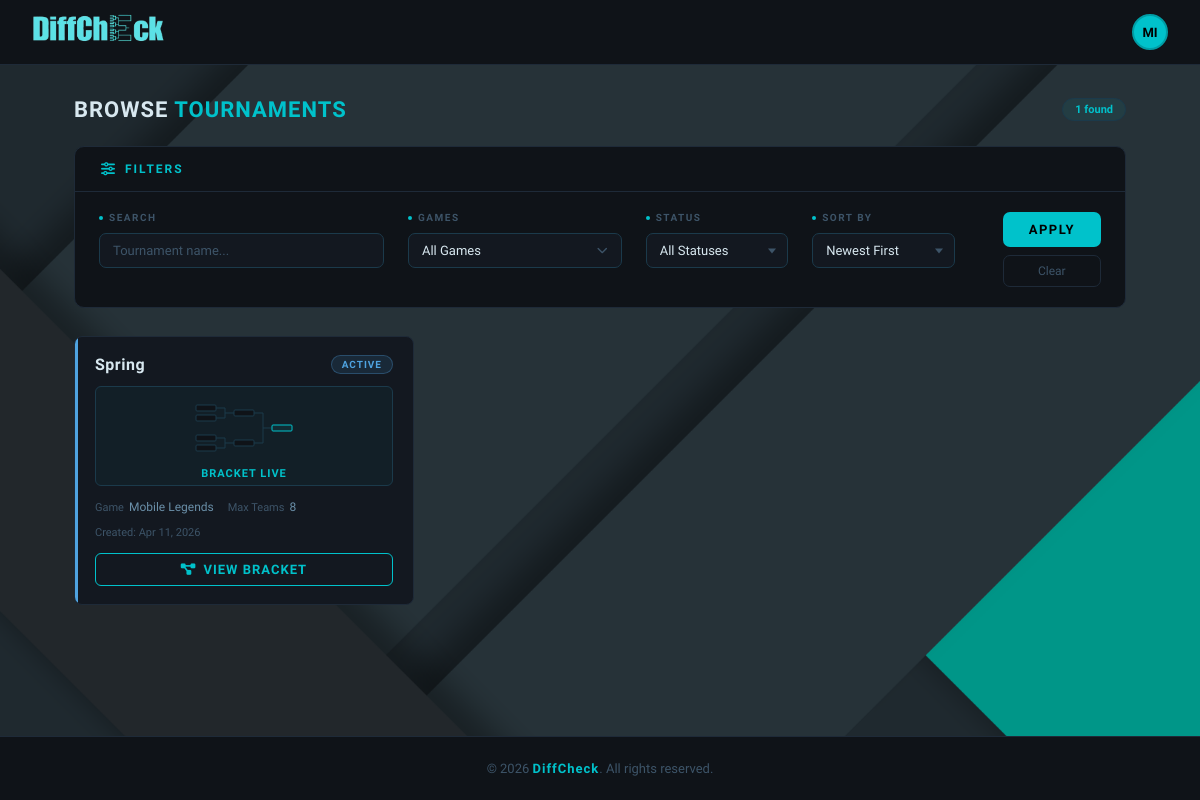
Page /tournaments.php (signed in) on the committed database.
### tables this page shows
CREATE TABLE `tournaments` (
  `id` int(11) NOT NULL,
  `organizer_id` int(11) NOT NULL,
  `name` varchar(100) NOT NULL,
  `game` enum('Mobile Legends','Wild Rift','Honor of Kings','Valorant') NOT NULL,
  `max_teams` int(11) NOT NULL CHECK (`max_teams` <= 16),
  `created_at` timestamp NOT NULL DEFAULT current_timestamp(),
  `is_deleted` tinyint(1) DEFAULT 0,
  `status` enum('pending','active','completed') DEFAULT 'pending',
  `description` varchar(300) DEFAULT ''
);

### tournaments.php (the view, shortened to what this page needs)
<?php
include('db.php');
$where_clauses = ["is_deleted=0"];
$order_by = "DESC";
$sql = "SELECT * FROM tournaments WHERE " . implode(' AND ', $where_clauses) . " ORDER BY created_at $order_by";
$result = mysqli_query($conn, $sql);
?>
<!DOCTYPE html>
<html lang="en">
<head>
    <link rel="stylesheet" href="https://cdnjs.cloudflare.com/ajax/libs/font-awesome/6.5.0/css/all.min.css">
</head>
<body>
<header class="topbar">
<div class="topbar-left">
    <a href="
        <?php
        $r = strtolower($_SESSION['role'] ?? '');
        if ($r === 'admin') echo 'admin_dashboard.php';
        elseif ($r === 'manager') echo 'manager_dashboard.php';
        elseif ($r === 'organizer') echo 'organizer_dashboard.php';
        else echo 'index.php';
        ?>
    ">
        <img src="pic/DiffcheckLogoNoBG.png" alt="DiffCheck Logo" class="logo-image">
    </a>
</div>
    <div class="topbar-right">
        <?php if (isset($_SESSION['first_name'])): ?>
        <div class="user-menu" id="userMenu">
            <div class="user-avatar" id="avatarBtn">
                <?php echo strtoupper(substr($_SESSION['first_name'], 0, 2)); ?>
            </div>
        </div>
        <?php endif; ?>
    </div>
</header>
<div class="page">
    <div class="page-heading">
        <h1>Browse <span>Tournaments</span></h1>
        <div class="count-badge"><?php echo mysqli_num_rows($result); ?> found</div>
    </div>
    <div class="filter-panel">
        <div class="filter-header">
            <span class="filter-header-icon"><i class="fa-solid fa-sliders"></i></span>
            <span class="filter-header-text">Filters</span>
        </div>
        <form method="GET">
            <div class="filter-body">
                <div class="filter-group">
                    <label class="filter-label">Search</label>
                    <input class="filter-input" type="text" name="search" placeholder="Tournament name..."
                        value="<?php echo isset($_GET['search']) ? htmlspecialchars($_GET['search']) : ''; ?>">
                </div>
                <div class="filter-group">
                    <label class="filter-label">Games</label>
                    <div class="games-dropdown" id="gamesDropdown">
                        <div class="games-trigger" id="gamesTrigger">
                            <span id="gamesLabel">All Games</span>
                            <span class="games-arrow"><i class="fa-solid fa-chevron-down"></i></span>
                        </div>
                    </div>
                </div>
                <div class="filter-group">
                    <label class="filter-label">Status</label>
                    <div class="select-wrapper">
                        <select name="status" class="filter-select">
                            <option value="all">All Statuses</option>
                        </select>
                    </div>
                </div>
                <div class="filter-group">
                    <label class="filter-label">Sort By</label>
                    <div class="select-wrapper">
                        <select name="sort" class="filter-select">
                            <option value="newest" <?php if(isset($_GET['sort']) && $_GET['sort']=='newest') echo 'selected'; ?>>Newest First</option>
                        </select>
                    </div>
                </div>
                <div class="filter-actions">
                    <button type="submit" class="btn-apply">Apply</button>
                    <a href="tournaments.php" class="btn-clear">Clear</a>
                </div>
            </div>
        </form>
    </div>
    <div class="tournament-grid">
        <?php if (mysqli_num_rows($result) > 0): ?>
            <?php while ($t = mysqli_fetch_assoc($result)): ?>
                <div class="t-card status-<?php echo $t['status']; ?>">
                    <div class="t-card-top">
                        <div class="t-name"><?php echo htmlspecialchars($t['name']); ?></div>
                        <span class="status-chip chip-<?php echo $t['status']; ?>">
                            <?php echo strtoupper($t['status']); ?>
                        </span>
                    </div>
                    <?php if ($t['status'] === 'pending'): ?>
                        <div class="bracket-preview">
                            <svg viewBox="0 0 24 24" fill="none" stroke="currentColor" stroke-width="2" stroke-linecap="round" stroke-linejoin="round"><rect x="3" y="3" width="18" height="18" rx="2" ry="2" stroke-dasharray="4 4"></rect></svg>
                            <span class="bp-text">Awaiting Bracket</span>
                        </div>
                    <?php else: ?>
                        <div class="bracket-preview generated" style="padding-top: 10px; height: 100px;">
                            <span class="bp-text">BRACKET LIVE</span>
                        </div>
                    <?php endif; ?>
                    <div class="t-meta">
                        <div class="t-meta-item"><span class="lbl">Game</span><?php echo htmlspecialchars($t['game']); ?></div>
                        <div class="t-meta-item"><span class="lbl">Max Teams</span><?php echo $t['max_teams']; ?></div>
                    </div>
                    <div class="t-date">Created: <?php echo date("M j, Y", strtotime($t['created_at'])); ?></div>
                    <form action="view_tournament.php" method="GET">
                        <?php if ($t['status'] === 'pending'): ?>
                            <button type="submit" class="btn-view register"><i class="fa-solid fa-plus"></i> View &amp; Register</button>
                        <?php else: ?>
                            <button type="submit" class="btn-view"><i class="fa-solid fa-diagram-project"></i> View Bracket</button>
                        <?php endif; ?>
                    </form>
                </div>
            <?php endwhile; ?>
        <?php endif; ?>
    </div>
</div>
<footer style="text-align: center; padding: 24px; border-top: 1px solid #1e2a38; color: #3d5468; font-size: 13px; font-weight: 500; background: #0f1318; margin-top: auto; flex-shrink: 0;">
    &copy; 2026 <span style="color: #00c2cb; font-weight: 700; font-family: 'Rajdhani', sans-serif; letter-spacing: 1px;">DiffCheck</span>. All rights reserved.
</footer>
</body>
</html>

### rows in the picture
tournaments: name "Spring", status "ACTIVE", shows "BRACKET LIVE", game "Mobile Legends", max_teams "8", created_at "Apr 11, 2026", shows "VIEW BRACKET"

### other values in the picture
substr($_SESSION['first_name'], 0, 2) "MI"
mysqli_num_rows($result) "1"
